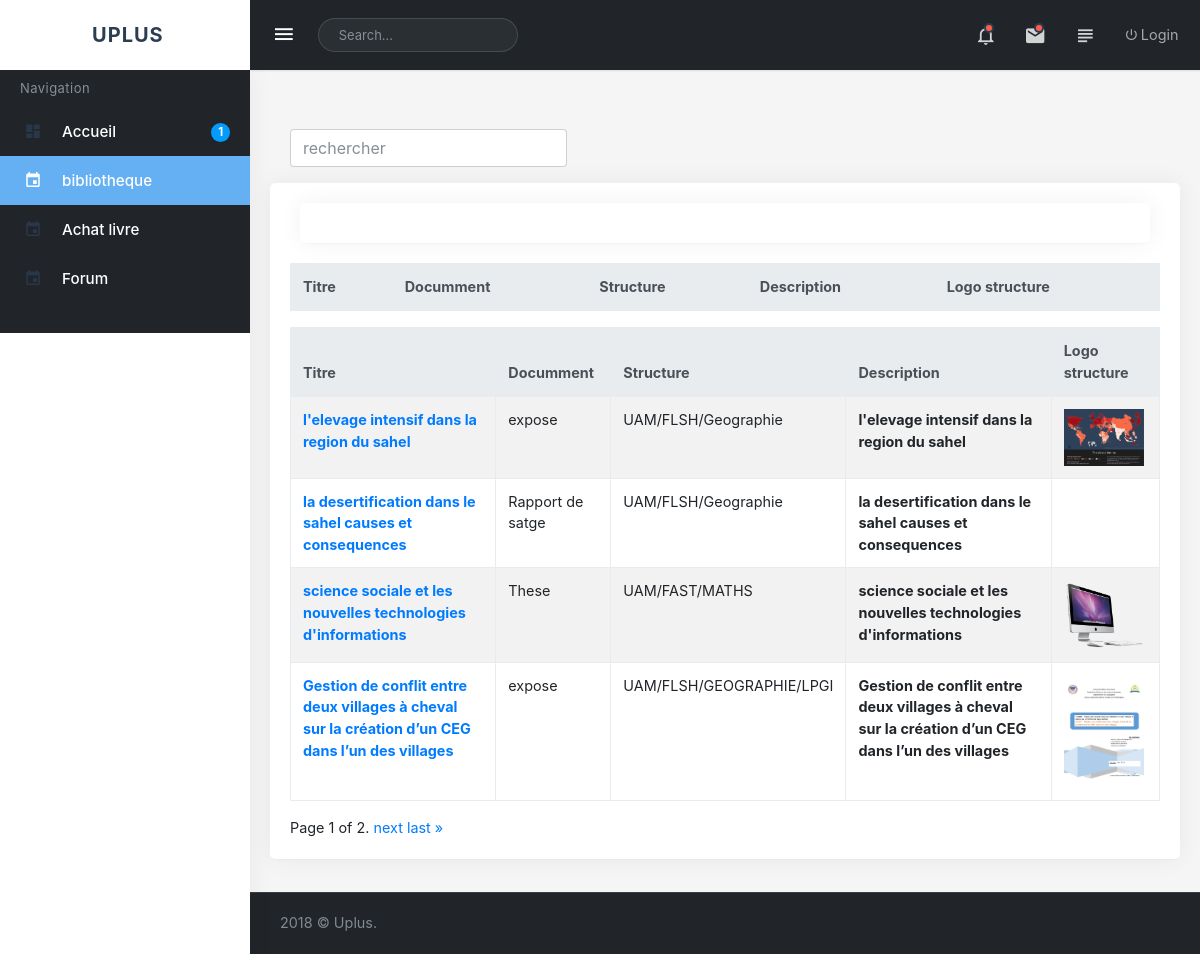
Page /bibliotheque/ on the committed database.
### bibliotheque/models.py (models this page shows)
class Bibliotheque(models.Model):
    date_ajout = models.DateTimeField(auto_now_add = True)
    titre = models.CharField(max_length = 150)
    auteur = models.CharField(max_length = 150,blank=True, null=True)
    type = models.CharField(max_length = 150,blank=True, null=True)
    structure = models.CharField(max_length = 150,blank=True, null=True)
    utilisateur = models.ForeignKey(User,on_delete = models.CASCADE,blank=True, null=True)
    logo = models.ImageField(upload_to ="images/",blank=True, null=True)
    image = models.ImageField(upload_to ="images/" ,blank=True, null=True )
    corps = RichTextField(blank=True, null=True)
    def get_absolute_url(self):
        return reverse('detailbiblio', args=[str(self.id)])

### bibliotheque/views.py (the view)
# urls.py: path('', views.biblio,name="biblio"),
def biblio(request):
    document = Bibliotheque.objects.all()
    paginator = Paginator(document, 4) # Show 25 contacts per page
    page = request.GET.get('page')
    document = paginator.get_page(page)
    context = {
        'document':document
    }
    return render (request,'bibliotheque/biblio.html',context)

### bibliotheque/templates/bibliotheque/biblio.html (shortened to what this page needs)
{% extends "./base.html" %}
{% block content %}
<div class="col-lg-12">
</div>
{% include 'bibliotheque/search_form.html' %}
<div class="col-12">
    <div class="card-box">
        <div class="table-wrapper"><div class="table-rep-plugin fixed-solution" data-pattern="priority-columns">
            <div class="table-responsive" data-pattern="priority-columns">
                  <table id="tech-companies-1" class="table table-striped table-bordered">
                    <thead class="thead-default">
                    <tr>
                        <th id="tech-companies-1-col-0" style="display: table-cell;">Titre</th>
                        <th data-priority="1" id="tech-companies-1-col-1" style="display: table-cell;">Documment</th>
                        <th data-priority="1" id="tech-companies-1-col-3" style="display: table-cell;">Structure</th>
                        <th data-priority="3" id="tech-companies-1-col-4" style="display: table-cell;">Description</th>
                        <th data-priority="6" id="tech-companies-1-col-7" style="display: table-cell;">Logo structure</th>
                    </tr>
                    </thead>
                    <tbody>
                      {% for doc in document %}
                    <tr>
                        <th data-org-colspan="1" data-columns="tech-companies-1-col-0" style="display: table-cell;"><span class="co-name">
                          <a href="{{ doc.get_absolute_url }}">{{ doc.titre }}</a>
                        </span></th>
                        <td data-org-colspan="1" data-priority="1" data-columns="tech-companies-1-col-1" colspan="1" style="display: table-cell;">{{ doc.type }}</td>
                        <td data-org-colspan="1" data-priority="1" data-columns="tech-companies-1-col-3" colspan="1" style="display: table-cell;">{{ doc.structure }}</td>
                        <th data-org-colspan="1" data-columns="tech-companies-1-col-0" style="display: table-cell;"><span class="co-name">{{ doc.titre }}</span></th>
                        <td data-org-colspan="1" data-priority="6" data-columns="tech-companies-1-col-7" colspan="1" style="display: table-cell;"><img src="{{ doc.image.url }}" alt=""  width="80s"/></td>
                    </tr>
                    {% endfor %}
                    </tbody>
                </table>
                <div class="pagination">
                    <span class="step-links">
                        <span class="current">
                            Page {{ document.number }} of {{ document.paginator.num_pages }}.
                        </span>
                        {% if document.has_next %}
                        <a href="?page={{ document.next_page_number }}">next</a>
                        <a href="?page={{ document.paginator.num_pages }}">last &raquo;</a>
                        {% endif %}
                    </span>
                </div>
            </div>
        </div></div>
    </div>
</div>
{% endblock %}

### bibliotheque/templates/bibliotheque/base.html (shortened to what this page needs)
<!DOCTYPE html>
{% load static %}
<html>
<head>
  <link href={% static "bootstrap/bootstrap.min.css" %} rel="stylesheet" />
  <link href={% static "plugins/switchery/switchery.min.css" %} rel="stylesheet" >
  <link href={% static "bootstrap/multi-select.css" %} rel="stylesheet" >
  <link  rel="stylesheet" type="text/css" href={% static "bootstrap/style.css" %} >
  <link  rel="stylesheet" type="text/css" href={% static "bootstrap/customstyle.css" %} >
  <link href={% static "scss/icons/material-design-iconic-font/css/material-design-iconic-font.css" %} rel="stylesheet" type="text/css" />
  <link href={% static "scss/icons/material-design-iconic-font/css/material-design-iconic-font.min.css" %} rel="stylesheet" type="text/css"/>
</head>
<body class="smallscreen fixed-left-void">
  <div id="wrapper" class="enlarged">
    <div class="topbar">
      <div class="topbar-left">
        <a href="/" class="logo">
          <span>Uplus</span>
        </a>
      </div>
      <nav class="navbar-custom">
        <ul class="list-inline float-right mb-0">
          <li class="list-inline-item dropdown notification-list">
            <a class="nav-link dropdown-toggle arrow-none waves-light waves-effect" data-toggle="dropdown" href="#" role="button" aria-haspopup="false" aria-expanded="false">
              <i class="zmdi zmdi-notifications-none noti-icon"></i>
              <span class="noti-icon-badge"></span>
            </a>
            </li>
            <li class="list-inline-item dropdown notification-list">
              <a class="nav-link dropdown-toggle arrow-none waves-light waves-effect" data-toggle="dropdown" href="#" role="button" aria-haspopup="false" aria-expanded="false">
                <i class="zmdi zmdi-email noti-icon"></i>
                <span class="noti-icon-badge"></span>
              </a>
              </li>
              <li class="list-inline-item dropdown notification-list">
                <a class="nav-link waves-effect waves-light right-bar-toggle" href="javascript:void(0);">
                  <i class="zmdi zmdi-format-subject noti-icon"></i>
                </a>
              </li>
              <li class="list-inline-item dropdown notification-list">
                {% if user.is_authenticated %}
                <a class="nav-link dropdown-toggle waves-effect waves-light nav-user" data-toggle="dropdown" href="#" role="button" aria-haspopup="false"
                aria-expanded="false">
                {{ user.username }}
              </a>
              <div class="dropdown-menu dropdown-menu-right profile-dropdown " aria-labelledby="Preview">
                <div class="dropdown-item noti-title">
                  <h5 class="text-overflow">
                    <small>{{ user.username }}</small>
                  </h5>
                </div>
                <a href={% url 'profil' %} class="dropdown-item notify-item">
                  <i class="zmdi zmdi-account-circle"></i>
                  <span>Profile</span>
                </a>
                <a href={% url 'edit_profil' %} class="dropdown-item notify-item">
                  <i class="zmdi zmdi-settings"></i>
                  <span>Settings</span>
                </a>
                <a href={% url 'lockscreen' %} class="dropdown-item notify-item">
                  <i class="zmdi zmdi-lock-open"></i>
                  <span>Lock Screen</span>
                </a>
                <a href={% url 'logout' %} class="dropdown-item notify-item">
                  <i class="zmdi zmdi-power"></i>
                  <span>Logout</span>
                </a>
                {% else %}
                <a href={% url 'login' %} class="nav-link dropdown-toggle waves-effect waves-light nav-user">
                  <i class="zmdi zmdi-power"></i>
                  <span>Login</span>
                </a>
                {% endif %}
              </li>
            </ul>
            <ul class="list-inline menu-left mb-0">
              <li class="float-left">
                <button class="button-menu-mobile open-left waves-light waves-effect">
                  <i class="zmdi zmdi-menu"></i>
                </button>
              </li>
              <li class="hidden-mobile app-search">
                <form role="search" class="">
                  <input type="text" placeholder="Search..." class="form-control">
                  <a href="">
                    <i class="fa fa-search"></i>
                  </a>
                </form>
              </li>
            </ul>
          </nav>
        </div>
        <div class="left side-menu">
          <div class="sidebar-inner slimscrollleft">
            <div id="sidebar-menu">
              <ul>
                <li class="text-muted menu-title">Navigation</li>
                <li class="has_sub">
                  <a href="{% url "index" %}" class="waves-effect">
                    <span class="label label-pill label-primary float-right">1</span>
                    <i class="zmdi zmdi-view-dashboard"></i>
                    <span> Accueil </span>
                  </a>
                </li>
<li class="has_sub">
  <a href={% url 'biblio' %} class="waves-effect">
    <i class="zmdi zmdi-calendar"></i>
    <span> bibliotheque </span>
  </a>
</li>
<li class="has_sub">
  <a href={% url 'librairie' %} class="waves-effect">
    <i class="zmdi zmdi-calendar"></i>
    <span> Achat livre </span>
  </a>
</li>
<li class="has_sub">
  <a href= class="waves-effect">
    <i class="zmdi zmdi-calendar"></i>
    <span> Forum </span>
  </a>
</li>
</div>
</div>
</div>
<div class="content-page">
  <div class="content">
    <div class="container-fluid">
      {% block content %}
      {% endblock %}
    </div>
  </div>
</div>
</div>
<footer class="footer text-right">
  2018 © Uplus.
</footer>
</div>
</body>
</html>

### bibliotheque/templates/bibliotheque/search_form.html (shortened to what this page needs)
<div class="col-lg-12 detail-separator">
  <form class="col-md-4 col-md-offset-6 text-center" action="{% url 'searchbiblio' %}" method="get" accept-charset="utf-8">
    <div class="form-group">
      <input id="searchForm" class="form-control" name="query" placeholder="rechercher">
    </div>
  </form>
</div>
<div class="row">
{% block content  %}
<div class="col-12">
    <div class="card-box">
        <div class="table-wrapper"><div class="table-rep-plugin fixed-solution" data-pattern="priority-columns">
            <div class="table-responsive" data-pattern="priority-columns">
                  <table id="tech-companies-1" class="table table-striped table-bordered">
                    <thead class="thead-default">
                    <tr>
                        <th id="tech-companies-1-col-0" style="display: table-cell;">Titre</th>
                        <th data-priority="1" id="tech-companies-1-col-1" style="display: table-cell;">Documment</th>
                        <th data-priority="1" id="tech-companies-1-col-3" style="display: table-cell;">Structure</th>
                        <th data-priority="3" id="tech-companies-1-col-4" style="display: table-cell;">Description</th>
                        <th data-priority="6" id="tech-companies-1-col-7" style="display: table-cell;">Logo structure</th>
                    </tr>
                    </thead>
                </div>
{% endblock %}

### bibliotheque/templates/bibliotheque/base.html (style rules this page uses)
.footer { background-color: #212529; }

### rows in the picture
Bibliotheque: titre "l'elevage intensif dans la region du sahel", type "expose", structure "UAM/FLSH/Geographie", image (picture)
Bibliotheque: titre "la desertification dans le sahel causes et consequences", type "Rapport de satge", structure "UAM/FLSH/Geographie"
Bibliotheque: titre "science sociale et les nouvelles technologies d'informations", type "These", structure "UAM/FAST/MATHS", image (picture)
Bibliotheque: titre "Gestion de conflit entre deux villages à cheval sur la création d’un CEG dans l’un des villages", type "expose", structure "UAM/FLSH/GEOGRAPHIE/LPGI", image (picture)

### other values in the picture
{{ document.number }} "1"
{{ document.paginator.num_pages }} "2"
